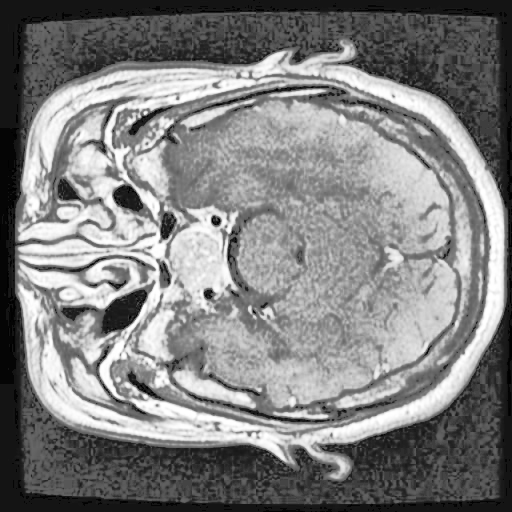
#> input picture attacked_images_missing/A16_HistEqual.png, 512 x 512 px, given in place of 1.jpg, which was not available
$ python Missing_Attacks.py
#> lines starting #> are read from the running program, lines starting #| are printed output that depends on the picture; pictures that were not available may be replaced by others from this repository, and a replacement may not be noted
"""
missing_attacks.py
------------------
Apply the *missing* robustness–evaluation attacks and save the resulting
images in a chosen folder.

Attacks implemented
1) Histogram equalisation / contrast stretching
2) Motion blur
3) Brightness shift  (linear intensity bias)
4) Gamma correction  (non-linear luminance change)
5) JPEG-2000 compression (wavelet‐based)

Author: <your-name>
"""

import os
import cv2
import numpy as np


# --------------------------------------------------------------------------- #
#  Helper utilities
# --------------------------------------------------------------------------- #
def ensure_dir(path: str) -> None:
    """Create directory *path* if it does not already exist."""
    if not os.path.isdir(path):
        os.makedirs(path, exist_ok=True)


def save_image(img, filename, out_dir):
    """Write *img* as 8-bit PNG in *out_dir* with *filename*."""
    ensure_dir(out_dir)
    cv2.imwrite(os.path.join(out_dir, filename), img)


def read_image(path: str):
    """Read an image in colour if available, otherwise as gray-scale."""
#> called with path = 'Dataset/1.jpg'
    img = cv2.imread(path, cv2.IMREAD_UNCHANGED)
#> img is the input picture: shape (512, 512, 3); min 0, max 255, mean 128.8
    if img is None:
        raise FileNotFoundError(f'Cannot open {path}')
    return img


# --------------------------------------------------------------------------- #
#  Individual attack implementations
# --------------------------------------------------------------------------- #
def histogram_equalisation(src):
    """Apply global histogram equalisation (Y channel for colour)."""
    if len(src.shape) == 2:                                   # gray
        return cv2.equalizeHist(src)
    # colour – equalise the luminance (Y) component
    yuv = cv2.cvtColor(src, cv2.COLOR_BGR2YCrCb)
#> yuv: shape (512, 512, 3); mean of channels 0, 1, 2 128.8, 128, 128
    yuv[:, :, 0] = cv2.equalizeHist(yuv[:, :, 0])
    return cv2.cvtColor(yuv, cv2.COLOR_YCrCb2BGR)


def motion_blur(src, ksize: int = 15, angle: float = 0.0):
    """Apply directional motion blur of length *ksize* at *angle* degrees."""
#> called with ksize = 15, angle = 0
    kernel = np.zeros((ksize, ksize), dtype=np.float32)
    kernel[ksize // 2, :] = 1.0
    # rotate kernel to desired angle
    rot_mat = cv2.getRotationMatrix2D((ksize / 2, ksize / 2), angle, 1.0)
    kernel = cv2.warpAffine(kernel, rot_mat, (ksize, ksize))
    kernel /= np.sum(kernel)
    return cv2.filter2D(src, -1, kernel)
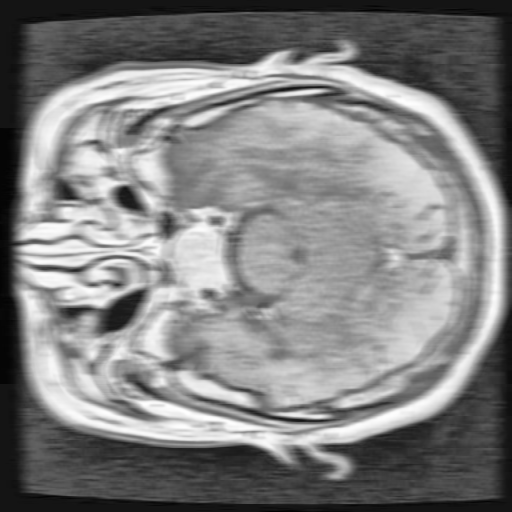
#> returned value: shape (512, 512, 3); min 1, max 255, mean 128.8


def brightness_shift(src, beta: int = 30):
    """Add or subtract a constant intensity bias (beta can be negative)."""
#> called with beta = 30
    return cv2.convertScaleAbs(src, alpha=1.0, beta=beta)
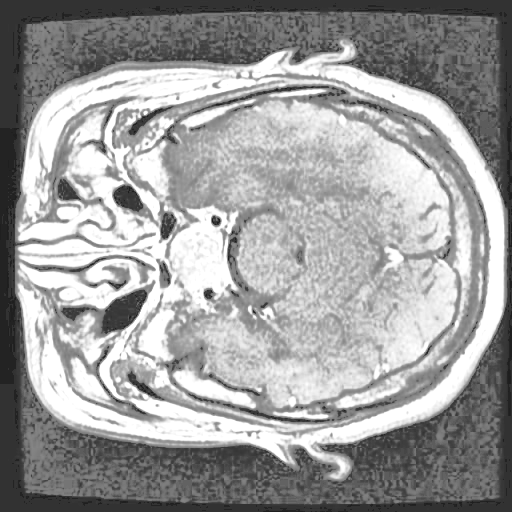
#> returned value: shape (512, 512, 3); min 30, max 255, mean 157


def gamma_correction(src, gamma: float = 1.5):
    """Apply power-law (gamma) intensity transformation."""
#> called with gamma = 1.5
    inv_gamma = 1.0 / gamma
    table = (np.linspace(0, 255, 256) / 255.0) ** inv_gamma * 255
    table = table.astype(np.uint8)
    return cv2.LUT(src, table)


def jpeg2000_compression(src, out_path, rate: int = 500):
    """
    Save *src* as JPEG-2000 then read it back.
    The IMWRITE_JPEG2000_COMPRESSION_X1000 parameter is an integer
    between 0–1000; larger → higher quality.
    """
#> called with out_path = 'attacked_images_missing/tmp_jp2.jp2', rate = 500
    ok = cv2.imwrite(out_path, src,
                     [cv2.IMWRITE_JPEG2000_COMPRESSION_X1000, rate])
    if not ok:
        raise RuntimeError('OpenCV was built without JPEG-2000 support.')
    # decode back to numpy array (so the caller receives an image, not a file)
    return cv2.imread(out_path, cv2.IMREAD_UNCHANGED)
#> returned value: shape (512, 512, 3); min 0, max 255, mean 128.8


# --------------------------------------------------------------------------- #
#  Pipeline
# --------------------------------------------------------------------------- #
def apply_missing_attacks(watermarked_path,
                          out_dir='attacked_images_missing'):
    """
    Apply the four (five files) missing attacks to *watermarked_path* and
    store the outputs inside *out_dir*.
    """
    img = read_image(watermarked_path)

    # 1. Histogram equalisation / contrast-stretch
    he_img = histogram_equalisation(img)
    save_image(he_img, 'A16_HistEqual.png', out_dir)

    # 2. Motion blur (15-pixel kernel, 0°)
    mb_img = motion_blur(img, ksize=15, angle=0.0)
    save_image(mb_img, 'A17_MotionBlur.png', out_dir)

    # 3. Brightness shift (+30 intensity)
    bright_img = brightness_shift(img, beta=30)
    save_image(bright_img, 'A18_BrightnessShift.png', out_dir)

    # 4. Gamma correction (γ = 1.5)
    gamma_img = gamma_correction(img, gamma=1.5)
    save_image(gamma_img, 'A19_Gamma15.png', out_dir)

    # 5. JPEG-2000 compression / decompression
    jp2_path = os.path.join(out_dir, 'tmp_jp2.jp2')
    jp2_img = jpeg2000_compression(img, jp2_path, rate=500)
    save_image(jp2_img, 'A20_JPEG2000.png', out_dir)
    # remove the intermediate .jp2 file if desired
    if os.path.exists(jp2_path):
        os.remove(jp2_path)

    print(f'All missing attacks stored in: {out_dir}')


# --------------------------------------------------------------------------- #
#  Example usage
# --------------------------------------------------------------------------- #
if __name__ == '__main__':
    apply_missing_attacks('Dataset/1.jpg')

$ run again, on attacked_images/affine_transformed.jpg
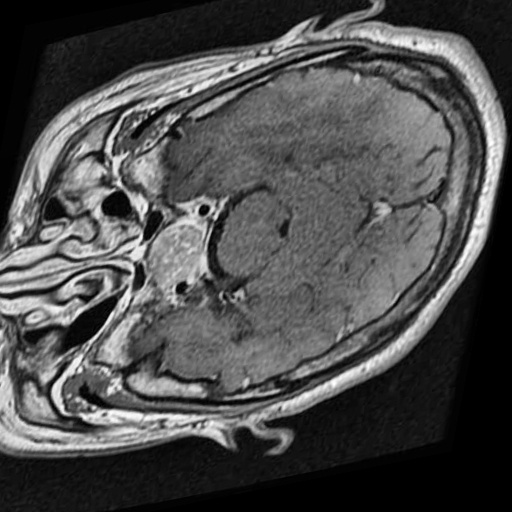
#> input picture attacked_images/affine_transformed.jpg, 512 x 512 px, given in place of 1.jpg, which was not available
#> in read_image, img is the input picture: shape (512, 512); min 0, max 255, mean 76.7
#> in histogram_equalisation, `return cv2.equalizeHist(src)`:
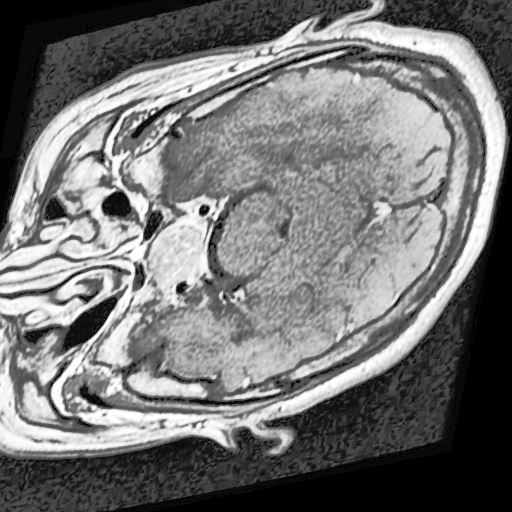
#> returned value: shape (512, 512); min 0, max 255, mean 116
#> in gamma_correction, `return cv2.LUT(src, table)`:
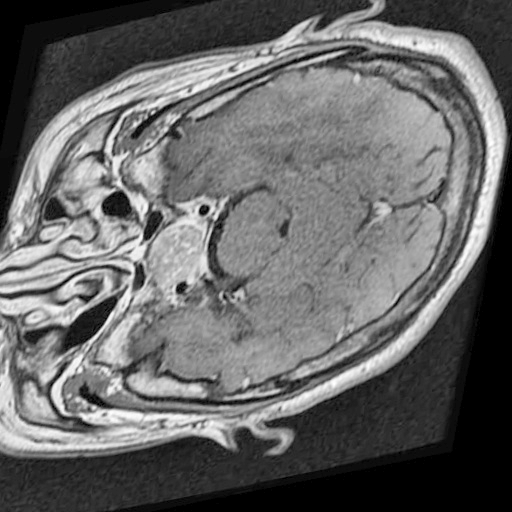
#> returned value: shape (512, 512); min 0, max 255, mean 102.6

$ run again, on attacked_images/bending_attack.jpg
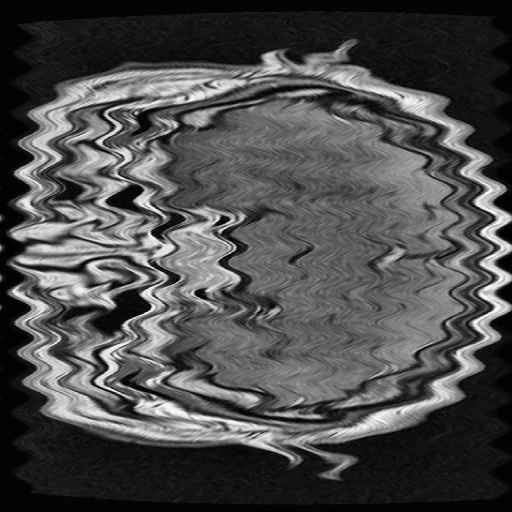
#> input picture attacked_images/bending_attack.jpg, 512 x 512 px, given in place of 1.jpg, which was not available
#> in read_image, img is the input picture: shape (512, 512); min 0, max 255, mean 76.7
#> in histogram_equalisation, `return cv2.equalizeHist(src)`:
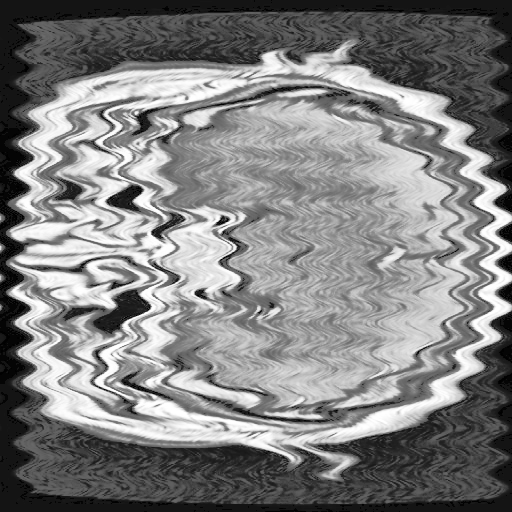
#> returned value: shape (512, 512); min 0, max 255, mean 128.7
#> in gamma_correction, `return cv2.LUT(src, table)`:
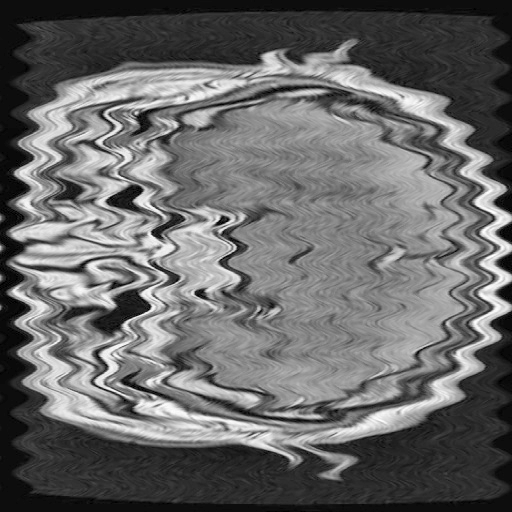
#> returned value: shape (512, 512); min 0, max 255, mean 104.2
